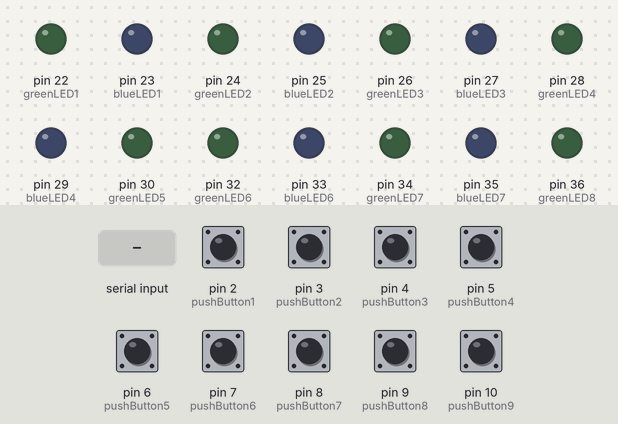
Simulated run of this sketch. Board: Arduino Mega 2560, built with avr-gcc and run on an emulated ATmega2560. Parts: output pins drawn as LEDs (lit = HIGH). The test bench sets the inputs (shaded band); at power-on: pin 2 (pushButton1), pin 3 (pushButton2), pin 4 (pushButton3), pin 5 (pushButton4), pin 6 (pushButton5), pin 7 (pushButton6), pin 8 (pushButton7), pin 9 (pushButton8), pin 10 (pushButton9) LOW.

Above: at 1.2 s.
1.3 s: "a" received over Serial
At 1.7 s:
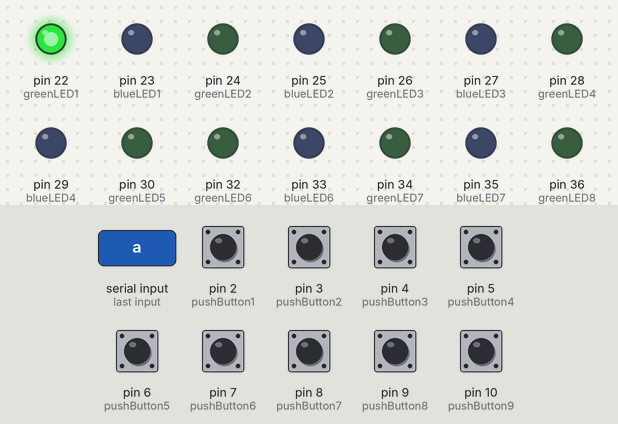
2.8 s: byte 107 ('k') received over Serial
At 4.0 s:
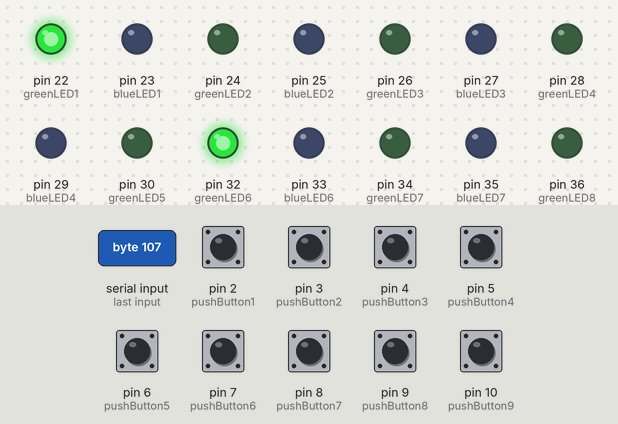
4.3 s: byte 108 ('l') received over Serial
At 5.2 s:
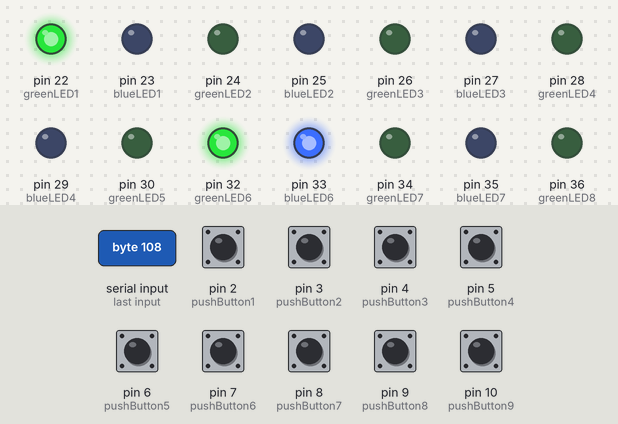
5.8 s: byte 109 ('m') received over Serial
At 6.3 s:
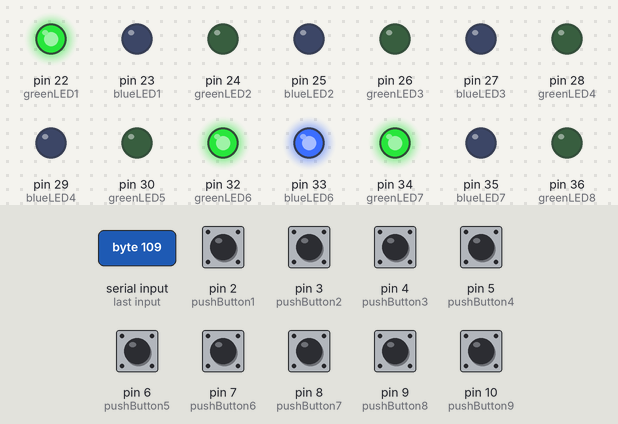
7.3 s: byte 110 ('n') received over Serial
At 8.5 s:
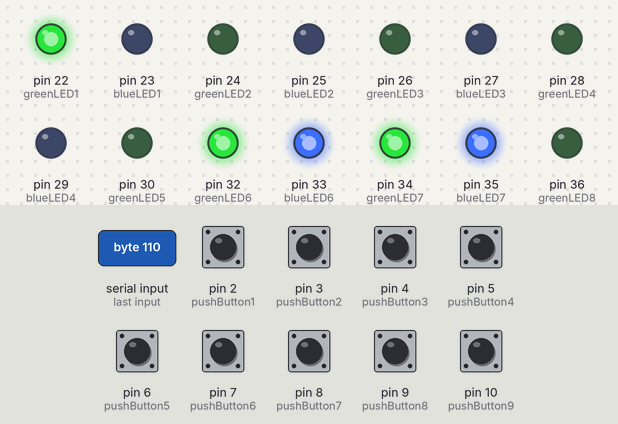
8.8 s: byte 111 ('o') received over Serial
At 9.8 s:
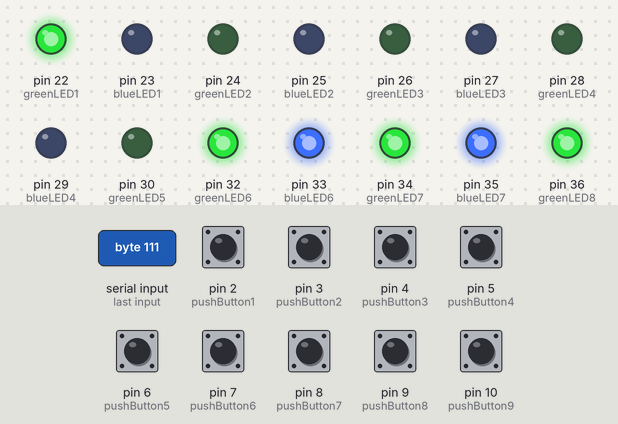
Timing chart, 0 to 11.3 s (numbered marks = the images above; inputs shaded):
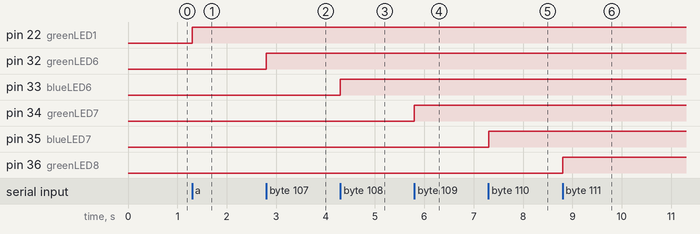

Measured:
- after the input at 1.3 s, pin 22 (greenLED1): LOW → HIGH at once
- after the input at 2.8 s, pin 32 (greenLED6): LOW → HIGH at once
- after the input at 4.3 s, pin 33 (blueLED6): LOW → HIGH at once
- after the input at 5.8 s, pin 34 (greenLED7): LOW → HIGH at once
- after the input at 7.3 s, pin 35 (blueLED7): LOW → HIGH at once
- after the input at 8.8 s, pin 36 (greenLED8): LOW → HIGH at once

The sketch:

codigo_do_arduino.ino
```cpp
/*
  Projeto para a Fatec Aberta em Araçatuba
  Análise e Desenvolvimento de Sistemas
  Desenvolvido por: Equipe Pseudo Geeks
  Fabiano Silva | Fernando Bergamasco | Gabriel Gregorio
*/

// Declaração de variáveis
// Definindo o número dos pinos dos LEDs

const int greenLED1 = 22;
const int blueLED1 = 23;

const int greenLED2 = 24;
const int blueLED2 = 25;

const int greenLED3 = 26;
const int blueLED3 = 27;

const int greenLED4 = 28;
const int blueLED4 = 29;

const int greenLED5 = 30;
const int blueLED5 = 31;

const int greenLED6 = 32;
const int blueLED6 = 33;

const int greenLED7 = 34;
const int blueLED7 = 35;

const int greenLED8 = 36;
const int blueLED8 = 37;

const int greenLED9 = 38;
const int blueLED9 = 39;

// Definindo o número dos pinhos dos pushButtons
const int pushButton1 = 2;
const int pushButton2 = 3;
const int pushButton3 = 4;
const int pushButton4 = 5;
const int pushButton5 = 6;
const int pushButton6 = 7;
const int pushButton7 = 8;
const int pushButton8 = 9;
const int pushButton9 = 10;

// Definindo o estado inicial dos pushButtons
int pushButtonState1 = 0;
int pushButtonState2 = 0;
int pushButtonState3 = 0;
int pushButtonState4 = 0;
int pushButtonState5 = 0;
int pushButtonState6 = 0;
int pushButtonState7 = 0;
int pushButtonState8 = 0;
int pushButtonState9 = 0;

void setup ()
{
  // Iniciando a porta serial
  Serial.begin(9600);

  // Definindo os pinos dos LEDs como OUTPUT
  pinMode(greenLED1,   OUTPUT);
  pinMode(blueLED1,    OUTPUT);
  pinMode(pushButton1, INPUT);

  pinMode(greenLED2,   OUTPUT);
  pinMode(blueLED2,    OUTPUT);
  pinMode(pushButton2, INPUT);

  pinMode(greenLED3,   OUTPUT);
  pinMode(blueLED3,    OUTPUT);
  pinMode(pushButton3, INPUT);

  pinMode(greenLED4,   OUTPUT);
  pinMode(blueLED4,    OUTPUT);
  pinMode(pushButton4, INPUT);

  pinMode(greenLED5,   OUTPUT);
  pinMode(blueLED5,    OUTPUT);
  pinMode(pushButton5, INPUT);

  pinMode(greenLED6,   OUTPUT);
  pinMode(blueLED6,    OUTPUT);
  pinMode(pushButton6, INPUT);

  pinMode(greenLED7,   OUTPUT);
  pinMode(blueLED7,    OUTPUT);
  pinMode(pushButton7, INPUT);

  pinMode(greenLED8,   OUTPUT);
  pinMode(blueLED8,    OUTPUT);
  pinMode(pushButton8, INPUT);

  pinMode(greenLED9,   OUTPUT);
  pinMode(blueLED9,    OUTPUT);
  pinMode(pushButton9, INPUT);
}

void loop()
{

  // Nesta parte do código nós enviaremos um sinal de entrada para a porta serial se o estado do pushButton for HIGH
  pushButtonState1 = 0;
  pushButtonState2 = 0;
  pushButtonState3 = 0;
  pushButtonState4 = 0;
  pushButtonState5 = 0;
  pushButtonState6 = 0;
  pushButtonState7 = 0;
  pushButtonState8 = 0;
  pushButtonState9 = 0;

  pushButtonState1 = digitalRead(pushButton1);
  pushButtonState2 = digitalRead(pushButton2);
  pushButtonState3 = digitalRead(pushButton3);
  pushButtonState4 = digitalRead(pushButton4);
  pushButtonState5 = digitalRead(pushButton5);
  pushButtonState6 = digitalRead(pushButton6);
  pushButtonState7 = digitalRead(pushButton7);
  pushButtonState8 = digitalRead(pushButton8);
  pushButtonState9 = digitalRead(pushButton9);

 if (pushButtonState1 == 1)
 {
    Serial.println(1);
 }
 else if (pushButtonState2 == 1)
 {
    Serial.println(2);
 }
 else if (pushButtonState3 == 1)
 {
    Serial.println(3);
 }
 else if (pushButtonState4 == 1)
 {
    Serial.println(4);
 }
 else if (pushButtonState5 == 1)
 {
    Serial.println(5);
 }
 else if (pushButtonState6 == 1)
 {
    Serial.println(6);
 }
 else if (pushButtonState7 == 1)
 {
    Serial.println(7);
 }
 else if (pushButtonState8 == 1)
 {
    Serial.println(8);
 }
 else if (pushButtonState9 == 1)
 {
    Serial.println(9);
 }

  // Nesta parte estamos lendo o sinal de entrada da porta serial
  // Os LEDs acenderão de acordo com o sinal recebido
  char inputSignal = Serial.read();

  if (inputSignal == 'a')
  {
    digitalWrite(greenLED1, HIGH);
  }
  else if (inputSignal == 'b')
  {
    digitalWrite(blueLED1, HIGH);
  }
  else if (inputSignal == 'c')
  {
    digitalWrite(greenLED2, HIGH);
  }
  else if (inputSignal == 'd')
  {
    digitalWrite(blueLED2, HIGH);
  }
  else if (inputSignal == 'e')
  {
    digitalWrite(greenLED3, HIGH);
  }
  else if (inputSignal == 'f')
  {
    digitalWrite(blueLED3, HIGH);
  }
  else if (inputSignal == 'g')
  {
    digitalWrite(greenLED4, HIGH);
  }
  else if (inputSignal == 'h')
  {
    digitalWrite(blueLED4, HIGH);
  }
  else if (inputSignal == 'i')
  {
    digitalWrite(greenLED5, HIGH);
  }
  else if (inputSignal == 'j')
  {
    digitalWrite(blueLED5, HIGH);
  }
  else if (inputSignal == 'k')
  {
    digitalWrite(greenLED6, HIGH);
  }
  else if (inputSignal == 'l')
  {
    digitalWrite(blueLED6, HIGH);
  }
  else if (inputSignal == 'm')
  {
    digitalWrite(greenLED7, HIGH);
  }
  else if (inputSignal == 'n')
  {
    digitalWrite(blueLED7, HIGH);
  }
  else if (inputSignal == 'o')
  {
    digitalWrite(greenLED8, HIGH);
  }
  else if (inputSignal == 'p')
  {
    digitalWrite(blueLED8, HIGH);
  }
  else if (inputSignal == 'q')
  {
    digitalWrite(greenLED9, HIGH);
  }
  else if (inputSignal == 'r')
  {
    digitalWrite(blueLED9, HIGH);
  }
  else if (inputSignal == 'z')
  {
    digitalWrite(greenLED1, LOW);
    digitalWrite(blueLED1, LOW);

    digitalWrite(greenLED2, LOW);
    digitalWrite(blueLED2, LOW);

    digitalWrite(greenLED3, LOW);
    digitalWrite(blueLED3, LOW);

    digitalWrite(greenLED4, LOW);
    digitalWrite(blueLED4, LOW);

    digitalWrite(greenLED5, LOW);
    digitalWrite(blueLED5, LOW);

    digitalWrite(greenLED6, LOW);
    digitalWrite(blueLED6, LOW);

    digitalWrite(greenLED7, LOW);
    digitalWrite(blueLED7, LOW);

    digitalWrite(greenLED8, LOW);
    digitalWrite(blueLED8, LOW);

    digitalWrite(greenLED9, LOW);
    digitalWrite(blueLED9, LOW);
  }
}
```
